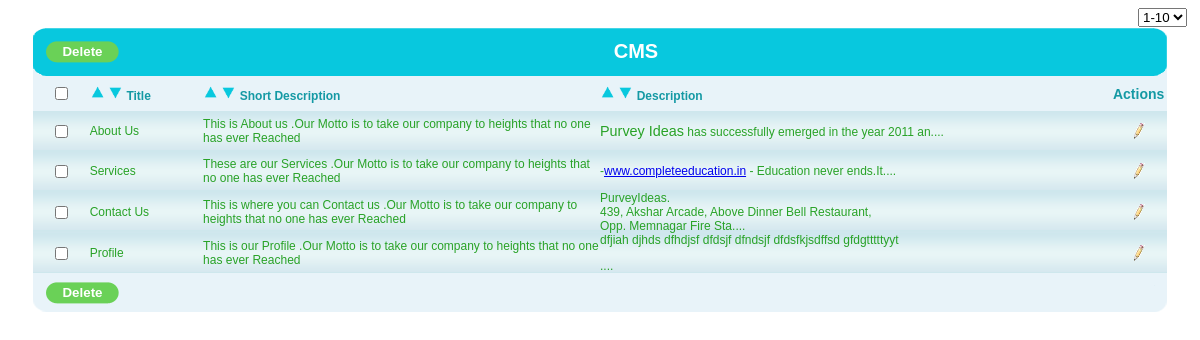
The page /admin/cms_operation.php (signed in) on the database its author committed.
### tables this page shows
CREATE TABLE IF NOT EXISTS `cms` (
  `cms_id` int(11) NOT NULL AUTO_INCREMENT,
  `cms_title` varchar(500) NOT NULL,
  `cms_short_desc` varchar(1000) NOT NULL,
  `cms_desc` longtext NOT NULL,
  PRIMARY KEY (`cms_id`)
);

### admin/rights.php (called while the page is built, shortened)
<?php
$s="select * from sysadmin where username='".$_SESSION['user']."'";
$rs=mysql_query($s);
$p=mysql_fetch_array($rs);
$subrights=explode(",",$p['subrights']);
?>

### admin/cms_content.php (the view, shortened to what this page needs)
<div id="table">
    	<table border="0" cellpadding="0" cellspacing="0" width="100%">
        <tr>
        <td colspan="5">
            <table width="100%" cellpadding="0" cellspacing="0" border="0">
            <tr>
                <th><img src="images/tableheadleft.png" /></th>
                <th class="thbackground"  align="left">
                     <?php
				$flag=0;
				include("rights.php");
				for($i=0;$i<count($subrights);$i++)
				{
					if($subrights[$i]=="11.3")
					{
						$flag=1;
					}
				}
				if($flag==1)
				{?>
                  <input type="button" onClick="javascript:mdelete(<?php echo $page-1; ?>,<?php echo $page_no_start; ?>,0,<?php echo $lastpage; ?>,<?php echo $last_page_rec; ?>,<?php echo $rec_limit; ?>);" value="Delete" class="regbtn" class="regbtn"><?php } ?></th>
           <th class="thbackground" width="100%"> CMS
                </th>
                <th><img src="images/tableheadright.png" /></th>
            </tr>
            </table>
            </td>
        </tr>
        <tr>
        <td class="tabletitle"><input type="checkbox" name="check" id="check"  onclick="checkall_none();"/></td>
              			<td class="tabletitle1" align="left"><a onClick="desc(<?php echo '1';?>,<?php echo $page-1; ?>,<?php echo $page_no_start; ?>,0,<?php echo $lastpage; ?>,<?php echo $last_page_rec; ?>,<?php echo $rec_limit; ?>)"><img src="images/up.png" height="15" width="15" title="Descending" /></a>
                        <a onClick="asc(<?php echo '1';?>,<?php echo $page-1; ?>,<?php echo $page_no_start; ?>,0,<?php echo $lastpage; ?>,<?php echo $last_page_rec; ?>,<?php echo $rec_limit; ?>)"><img src="images/down.png" height="15" width="15" title="Ascending"/></a>
              			Title</td>
                <td class="tabletitle1" align="left"><a onClick="desc(<?php echo '2';?>,<?php echo $page-1; ?>,<?php echo $page_no_start; ?>,0,<?php echo $lastpage; ?>,<?php echo $last_page_rec; ?>,<?php echo $rec_limit; ?>)"><img src="images/up.png" height="15" width="15" title="Descending" /></a>
                        <a onClick="asc(<?php echo '2';?>,<?php echo $page-1; ?>,<?php echo $page_no_start; ?>,0,<?php echo $lastpage; ?>,<?php echo $last_page_rec; ?>,<?php echo $rec_limit; ?>)"><img src="images/down.png" height="15" width="15" title="Ascending"/></a>
              			Short Description</td>
                        <td class="tabletitle1" align="left"><a onClick="desc(<?php echo '3';?>,<?php echo $page-1; ?>,<?php echo $page_no_start; ?>,0,<?php echo $lastpage; ?>,<?php echo $last_page_rec; ?>,<?php echo $rec_limit; ?>)"><img src="images/up.png" height="15" width="15" title="Descending" /></a>
                        <a onClick="asc(<?php echo '3';?>,<?php echo $page-1; ?>,<?php echo $page_no_start; ?>,0,<?php echo $lastpage; ?>,<?php echo $last_page_rec; ?>,<?php echo $rec_limit; ?>)"><img src="images/down.png" height="15" width="15" title="Ascending"/></a>
              			Description</td>
            <td class="tabletitle">Actions</td>
        </tr>
             <?php
			if(isset($_REQUEST['search']))
			{
				$search=$_REQUEST['search'];
			}
			else
			{
				$search="";
			}
			if(isset($_REQUEST['order']))
			{
				$sql ="select a.cms_id,a.cms_title,a.cms_short_desc,a.cms_desc from (select cms_id,cms_title,cms_short_desc,cms_desc from cms where cms_title like '%".$search."%' limit $offset,$rec_limit) a order by ".$_REQUEST['field']." ".$_REQUEST['order'];
			}
			else
			{
				$sql ="select * from cms where cms_title like '%".$search."%' limit $offset,$rec_limit";
			}
			$res = mysql_query($sql);
			while($row = mysql_fetch_object($res))
			{
			?>
			<tr>
        	<td class="tdbg" width="5%"><input type="checkbox" name="C1_<?php echo $row->cms_id;?>"  id="C1_<?php echo $row->cms_id;?>" /></td>
            <td class="tdbg1" width="10%"><?php echo stripslashes($row->cms_title);?></td>
            <td class="tdbg1" width="35%"><?php echo stripslashes($row->cms_short_desc);?></td>
            <td class="tdbg1" width="45%"><?php echo substr(stripslashes($row->cms_desc),0,100)."...."; ?></td>
                <td class="tdbg1" width="5%">
                <table align="center" cellpadding="5" cellspacing="5">
                <tr>
                	<td class="tdaction">
                     <?php
				$flag=0;
			include("rights.php");
				for($i=0;$i<count($subrights);$i++)
				{
					if($subrights[$i]=="11.2")
					{
						$flag=1;
					}
				}
				if($flag==1)
				{?>
            <div align="center"><a onClick="javascript:update(<?php echo $row->cms_id;?>,<?php echo $page-1; ?>,<?php echo $page_no_start; ?>,0,<?php echo $lastpage; ?>,<?php echo $last_page_rec; ?>,<?php echo $rec_limit; ?>)"><img src="images/edit-icon.png" title="Edit"/></a></div>
                  <?php } ?>
            		</td>
               	</tr>
                </table>
                </td>
            </tr>
            <?php
}
?>
        <tr>
        <td colspan="5">
            <table width="100%" cellpadding="0" cellspacing="0" border="0">
            <tr>
                <th><img src="images/tablefootright.png" /></th>
                <th class="thbackground1" width="100%" align="left">
                      <?php
                $flag=0;
				include("rights.php");
				for($i=0;$i<count($subrights);$i++)
				{
					if($subrights[$i]=="11.3")
					{
						$flag=1;
					}
				}
				if($flag==1)
				{?>
                  <input type="button" onClick="javascript:mdelete(<?php echo $page-1; ?>,<?php echo $page_no_start; ?>,0,<?php echo $lastpage; ?>,<?php echo $last_page_rec; ?>,<?php echo $rec_limit; ?>);" value="Delete" class="regbtn" class="regbtn"><?php } ?>
                </th>
                <th><img src="images/tablefootleft.png" /></th>
            </tr>
            </table>
        </td>
        </tr>
        </table>
    </div>

### admin/style.css (style rules this page uses)
.regbtn { background:url(images/btn.png) no-repeat; border:none; color:#FFFFFF; width:73px; font-weight:bolder; height:22px; vertical-align:text-top; }
.tdbg { background:url(images/tdbg.png); height:40px; border:none; color:#1499a4; font-size:12px; text-align:center; }
.tdbg1 { background:url(images/tdbg.png); height:40px; border:none; color:#28a227; font-size:12px; text-align:left; }
.tdaction a img { border:none; }
.thbackground { background:url(images/tablehead.png); border:none; color:#FFFFFF; font-size:20px; text-align:center; }
.thbackground1 { background-color:#e8f3f9; }
#table { padding-left:25px; padding-top:15px; padding-right:25px; }
.tabletitle { color:#1499a4; font-size:14px; font-weight:bold; text-align:center; height:35px; background-color:#e8f3f9; }
.tabletitle1 { color:#1499a4; font-size:14px; font-weight:bold; font-size:12px; text-align:left; height:35px; background-color:#e8f3f9; }

### rows shown on the page
cms: cms_title "About Us", cms_short_desc "This is About us .Our Motto is to take our company to heights that no one has ever Reached", cms_desc "Purvey Ideas has successfully emerged in the year 2011 an"
cms: cms_title "Services", cms_short_desc "These are our Services .Our Motto is to take our company to heights that no one has ever Reached", cms_desc "- www.completeeducation.in - Education never ends.It"
cms: cms_title "Contact Us", cms_short_desc "This is where you can Contact us .Our Motto is to take our company to heights that no one has ever Reached", cms_desc "PurveyIdeas. 439, Akshar Arcade, Above Dinner Bell Restaurant, Opp. Memnagar Fire Sta"
cms: cms_title "Profile", cms_short_desc "This is our Profile .Our Motto is to take our company to heights that no one has ever Reached", cms_desc "dfjiah djhds dfhdjsf dfdsjf dfndsjf dfdsfkjsdffsd gfdgtttttyyt"

### other values the page prints
form field value "1-10"
